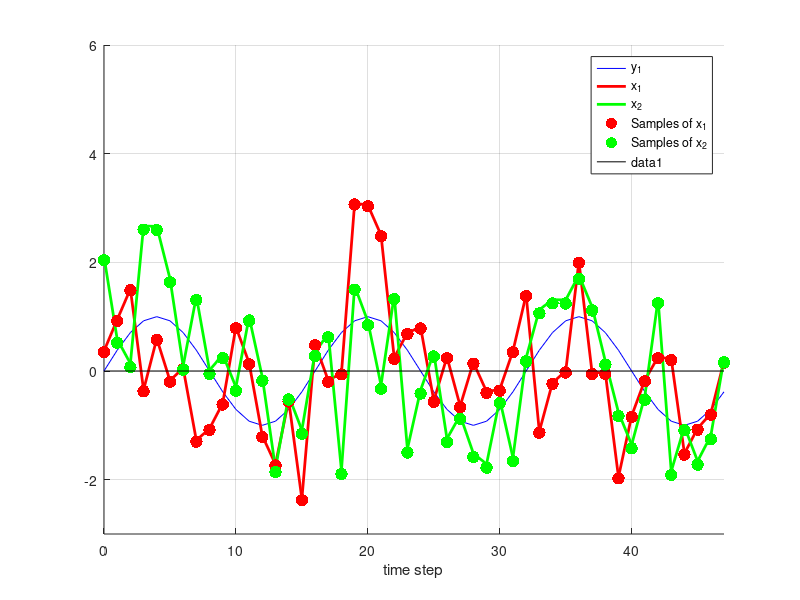

Source code (MATLAB): (Note: this script raises an error after producing the figure.)
clear;
addpath('../m');

T     = 16;
theta = pi/3;

t  = [0:1:3*T-1]';

for run = 1:3

  if (run == 1)
    N1 = 1.0;
    N2 = 1.0;
    Ns = length(t);
  end
  if (run == 2)
    N1 = 0.5;
    N2 = 0.5;
    Ns = length(t);
  end
  if (run == 3)
    N1 = 0.5;
    N2 = 0.5;
    Ns = round(length(t)/2);
  end

  y1 = sin(2*pi*t/T);
  x1 = y1*cos(theta) + N1*randn(length(t),1);
  x2 = y1*sin(theta) + N2*randn(length(t),1);
  S  = sort(randsample(length(t),Ns));
  X = [x1' ; x2'];
  X = X(:,S);
  X = X-repmat(mean(X,2),1,size(X,2));
  A = X*X';
  [E,D,P] = svd(A);
  P
  
  figure(1);clf;hold on;grid on;
  plot(t,y1,'b-');
  plot(t,x1,'r-','LineWidth',2);
  plot(t,x2,'g-','LineWidth',2);
  plot(t(S),X(1,:),'r.','MarkerSize',27);
  plot(t(S),X(2,:),'g.','MarkerSize',27);
  legend('y_1','x_1','x_2','Samples of x_1','Samples of x_2')
  xlabel('time step');
  axis([0 t(end) -3 6]);
  plot([0 t(end)],[0 0],'k');
  plotcmds(sprintf('./figures/example2_tseries_run_%d',run));
  
  figure(2);clf;hold on;grid on;
  plot(4*[-1*cos(theta) cos(theta)],4*[-1*sin(theta) sin(theta)],'b');
  text(4.5*cos(theta),4.5*sin(theta),'y_1');
  plot([0 3*P(1,1)],[0 3*P(1,2)],'k','LineWidth',2);
  text(3.5*P(1,1),3.5*P(1,2),'p_1');
  plot([0 3*P(2,1)],[0 3*P(2,2)],'k','LineWidth',2);
  text(3.5*P(2,1),3.5*P(2,2),'p_2');
  plot([-4 4],[0 0],'k');

  plot([0 0],[-4 4],'k');
  plot(X(1,:),X(2,:),'k.','MarkerSize',27);
  xlabel('x_1');
  ylabel('x_2');
  %text(X(1,:),X(2,:),num2str([1:size(X,2)]','%d'));
  axis square
  plotcmds(sprintf('./figures/example2_scatter_run_%d',run));
  
end

